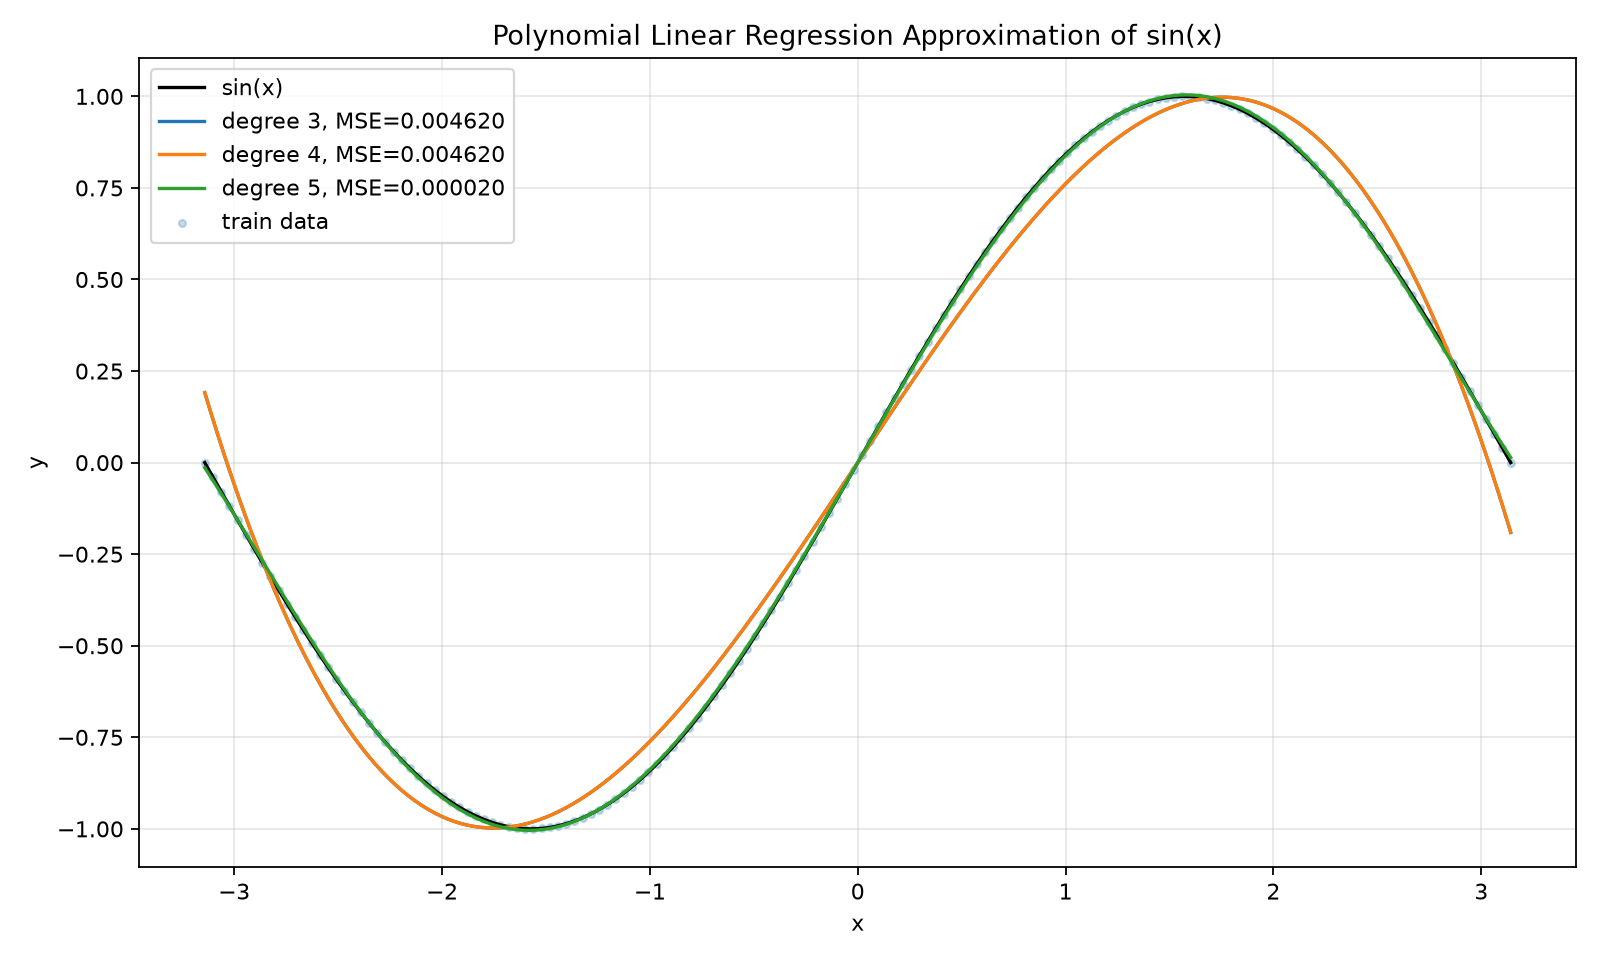

Recreate this plot in Python.
import math

import matplotlib.pyplot as plt
import torch


def make_polynomial_features(x, degree):
    """Return [1, x, x^2, ..., x^degree] for each x."""
    return torch.cat([x**i for i in range(degree + 1)], dim=1)


def train_polynomial_regression(x_train, y_train, degree, epochs=5000, lr=0.03):
    features = make_polynomial_features(x_train, degree)
    model = torch.nn.Linear(degree + 1, 1, bias=False)
    optimizer = torch.optim.Adam(model.parameters(), lr=lr)
    loss_fn = torch.nn.MSELoss()

    for epoch in range(1, epochs + 1):
        y_pred = model(features)
        loss = loss_fn(y_pred, y_train)

        optimizer.zero_grad()
        loss.backward()
        optimizer.step()

        if epoch % 1000 == 0:
            print(f"degree={degree}, epoch={epoch:4d}, loss={loss.item():.8f}")

    return model, loss.item()


def polynomial_expression(model):
    weights = model.weight.detach().flatten()
    coeffs = [w.item() for w in weights]

    parts = [f"{coeffs[0]:+.6f}"]
    for power, coeff in enumerate(coeffs[1:], start=1):
        if power == 1:
            parts.append(f"{coeff:+.6f}x")
        else:
            parts.append(f"{coeff:+.6f}x^{power}")
    return " ".join(parts)


def main():
    torch.manual_seed(0)

    x_train = torch.linspace(-math.pi, math.pi, 160).reshape(-1, 1)
    y_train = torch.sin(x_train)

    x_plot = torch.linspace(-math.pi, math.pi, 400).reshape(-1, 1)
    y_true = torch.sin(x_plot)

    degrees = [3, 4, 5]
    results = {}

    plt.figure(figsize=(10, 6))
    plt.plot(x_plot.numpy(), y_true.numpy(), "k-", label="sin(x)")

    for degree in degrees:
        print(f"\nTraining polynomial degree {degree}")
        model, final_loss = train_polynomial_regression(x_train, y_train, degree)
        y_plot = model(make_polynomial_features(x_plot, degree)).detach()
        results[degree] = (model, final_loss)

        plt.plot(
            x_plot.numpy(),
            y_plot.numpy(),
            label=f"degree {degree}, MSE={final_loss:.6f}",
        )

    plt.scatter(x_train.numpy(), y_train.numpy(), s=10, alpha=0.25, label="train data")
    plt.title("Polynomial Linear Regression Approximation of sin(x)")
    plt.xlabel("x")
    plt.ylabel("y")
    plt.legend()
    plt.grid(True, alpha=0.3)
    plt.tight_layout()
    plt.savefig("poly_sin_regression.png", dpi=160)

    print("\nLearned polynomial expressions:")
    for degree, (model, final_loss) in results.items():
        print(f"degree {degree}: y = {polynomial_expression(model)}")
        print(f"          final MSE = {final_loss:.8f}")

    print("\nSaved plot to poly_sin_regression.png")


if __name__ == "__main__":
    main()
